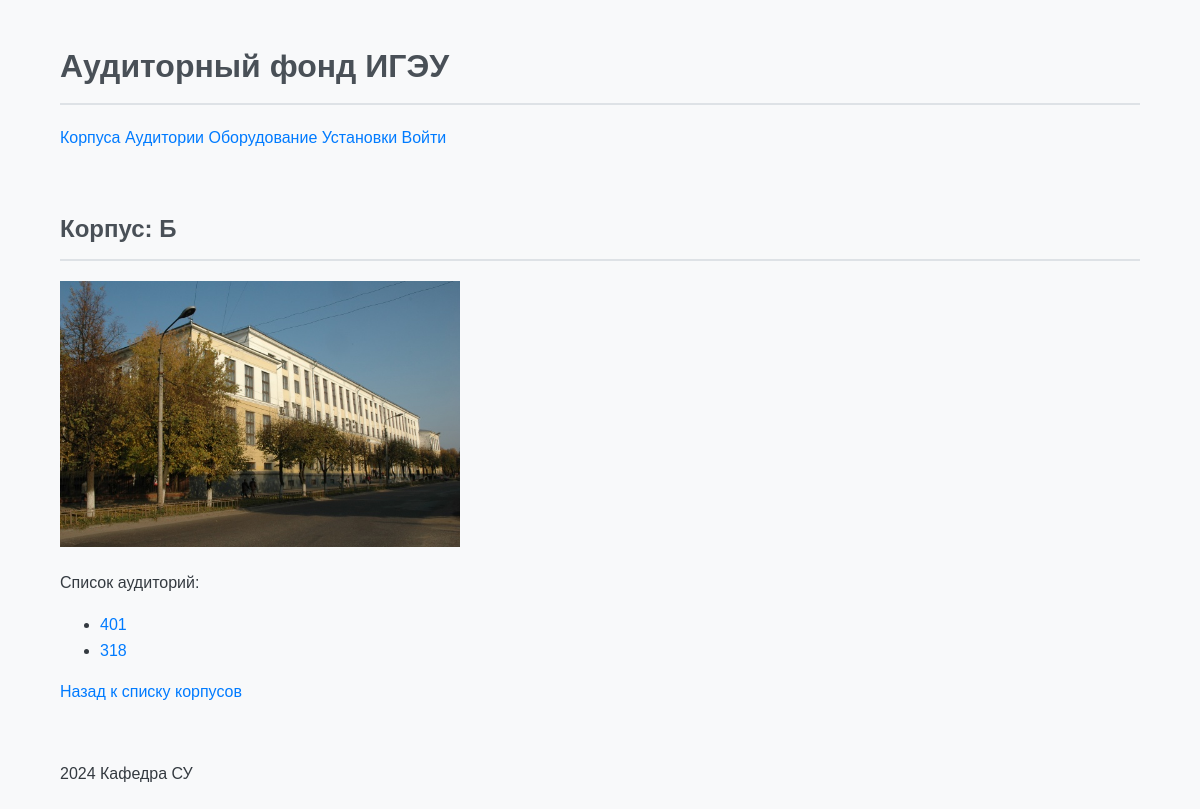
Before: /campuses/5/ with the older database file.
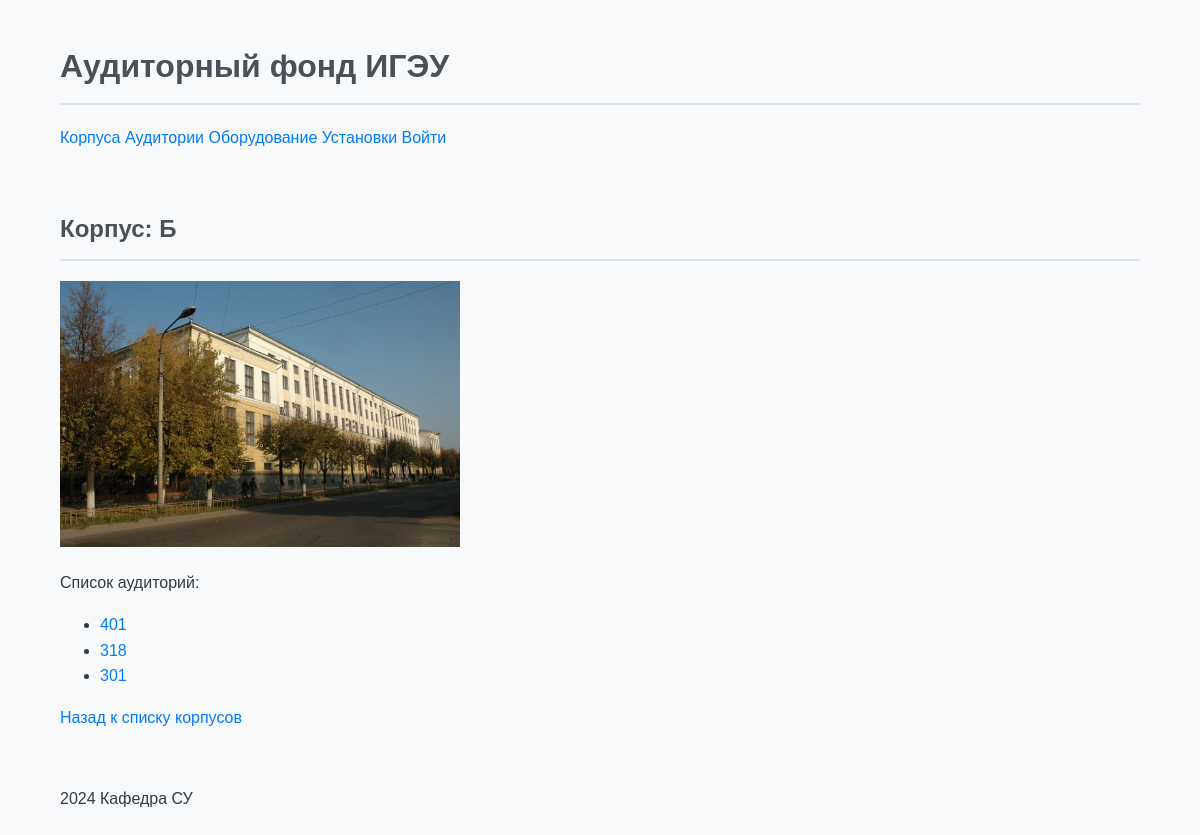
After: the same page with the newer database file.
### classrooms/models.py (models this page shows, shortened)
class Room(models.Model):
    number = models.CharField(max_length=10, verbose_name="Номер аудитории")
    floor = models.IntegerField(verbose_name="Этаж")
    cost = models.DecimalField(max_digits=10, decimal_places=2, verbose_name="Стоимость")
    area = models.DecimalField(max_digits=10, decimal_places=2, verbose_name="Площадь")
    capacity = models.IntegerField(verbose_name="Вместимость")
    campus = models.ForeignKey('Campus', on_delete=models.CASCADE, verbose_name="Корпус")
    room_type = models.ForeignKey('RoomType', on_delete=models.CASCADE, verbose_name="Тип аудитории")
    department = models.ForeignKey('Department', on_delete=models.CASCADE, verbose_name="Факультет")
    photo = models.ImageField(upload_to='rooms/', verbose_name="Фотография", blank=True, null=True)
    name = models.CharField(max_length=100, default="Default Room")
    capacity = models.PositiveIntegerField()

### classrooms/views.py (the view)
# urls.py: path('campuses/<int:pk>/', views.CampusDetailView.as_view(), name='campus_detail'),
class CampusDetailView(DetailView):
    model = Campus
    template_name = 'classrooms/campus_detail.html'
    context_object_name = 'campus'

### classrooms/templates/classrooms/campus_detail.html
{% extends "base_generic.html" %}
{% block content %}
  <h2>Корпус: {{ campus.name }}</h2>
  {% if campus.photo %}
    <img src="{{ campus.photo.url }}" alt="Фото {{ campus.name }}" style="max-width: 400px;">
  {% else %}
    <p>Фото отсутствует.</p>
  {% endif %}
  <p>Список аудиторий:</p>
  <ul>
    {% for room in campus.room_set.all %}
      <li><a href="{% url 'room_detail' room.pk %}">{{ room.number }}</a></li>
    {% endfor %}
  </ul>
  <a href="{% url 'campus_list' %}">Назад к списку корпусов</a>
{% endblock %}

Changed rows visible on the page:
added Room: number "301"
